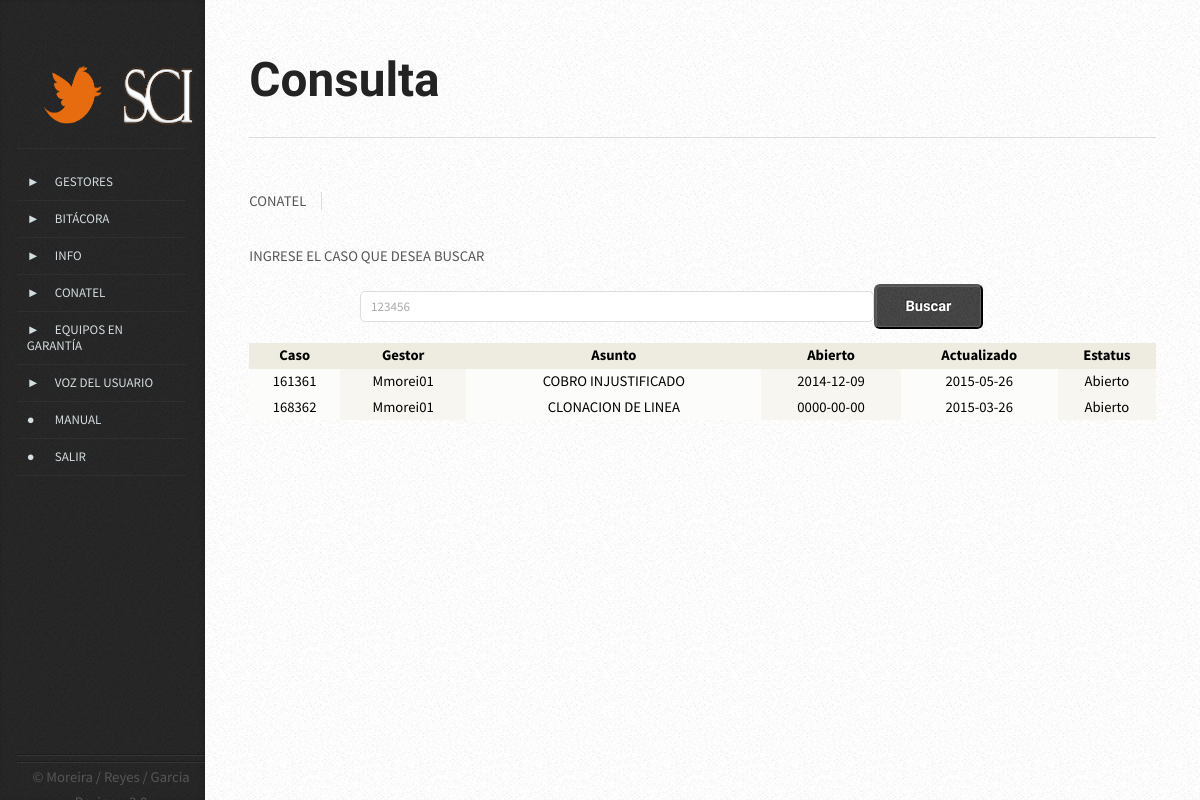
The app's page /vista/consulta_conatel.php (signed in) with its own data.
### tables this page shows
CREATE TABLE `conatel` (
  `con_id` smallint(5) unsigned NOT NULL AUTO_INCREMENT,
  `con_numcas` varchar(20) DEFAULT NULL,
  `con_gestor` varchar(20) DEFAULT NULL,
  `con_fechac` date DEFAULT NULL,
  `con_nomusu` varchar(200) DEFAULT NULL,
  `con_numov` varchar(10) DEFAULT NULL,
  `con_numcontac` varchar(10) DEFAULT NULL,
  `con_estado` varchar(200) DEFAULT NULL,
  `con_obserusu` varchar(2000) DEFAULT NULL,
  `con_feulac` date DEFAULT NULL,
  `con_asun` varchar(200) DEFAULT NULL,
  `con_obserges` varchar(2000) DEFAULT NULL,
  `con_estatus` varchar(20) DEFAULT NULL,
  `con_tipocas` text NOT NULL,
  PRIMARY KEY (`con_id`),
  UNIQUE KEY `con_numcas` (`con_numcas`)
);

### modelo/mod_conatel.php (called while the page is built, shortened)
<?php
class conatel{
	public function obtener($mysqlconn){
		$query= "SELECT * FROM conatel where con_estatus='Abierto'";
		$consulta= mysqli_query($mysqlconn, $query) or die ("Consulta Errónea: ".mysqli_error($mysqlconn));
		if($consulta){
			return ($consulta);
			}
		}
}
?>

### controlador/listar_conatel.php (the view, shortened to what this page needs)
<?php
		$conexion = new Connex();
		$mysqlconn= $conexion->conectar();
					require("../modelo/mod_conatel.php");
					$consulta= new conatel();
					$listar=$consulta-> obtener ($mysqlconn);
					if(mysqli_num_rows($listar)>0){
					?>
<table width="580px" border="1" align="left" id="listado">
					<thead>
      <tr>
              <th align="right" bgcolor="#eeece1"><div align="center" class="style2">Caso</div></th>
              <th align="right" bgcolor="#eeece1"><div align="center" class="style2">Gestor</div></th>
              <th align="right" bgcolor="#eeece1"><div align="center" class="style2">Asunto</div></th>
              <th align="right" bgcolor="#eeece1"><div align="center" class="style2">Abierto</div></th>
              <th align="right" bgcolor="#eeece1"><div align="center" class="style2">Actualizado</div></th>
              <th align="right" bgcolor="#eeece1"><div align="center" class="style2">Estatus</div></th>
      </tr>
 </thead>
         <?php
                 for($i=0; $i<mysqli_num_rows($listar); $i++){
                 $row= mysqli_fetch_array($listar, MYSQLI_ASSOC);
                 $con_numcas=$row["con_numcas"];
                 $con_gestor=$row["con_gestor"];
                 $con_asun=$row["con_asun"];
                 $con_fechac=$row["con_fechac"];
                 $con_feulac=$row["con_feulac"];
                 $con_estatus=$row["con_estatus"];
        ?>
       <tr>
             <td bgcolor="#fcfcfa"><div align="center" class="style5"><?php echo $con_numcas;?> </div>
             <td bgcolor="#f7f6f1"><div align="center" class="style5"><?php echo $con_gestor;?> </div>
             <td bgcolor="#fcfcfa"><div align="center" class="style5"><?php echo $con_asun;?> </div>
             <td bgcolor="#f7f6f1"><div align="center" class="style5"><?php echo $con_fechac;?> </div>
             <td bgcolor="#fcfcfa"><div align="center" class="style5"><?php echo $con_feulac;?> </div>
             <td bgcolor="#f7f6f1"><div align="center" class="style5"><?php echo $con_estatus;?> </div>
      </tr>
<?php }?>
</table>
<?php }?>

### vista/css/style.css (style rules this page uses)
body { background-color: #e8e8e8; background-image: url('images/bg02.png'); }
body,input,textarea,select { font-family: 'Source Sans Pro', sans-serif; font-weight: 400; color: #565656; }
p, ul, ol, dl, table { margin-bottom: 1em; }
table { width: 100%; height: 5%; }

### vista/css/style-desktop.css (style rules this page uses)
body { height: 100%; }
body,input,textarea,select { line-height: 1.75em; }

### vista/css/style-narrow.css (style rules this page uses)
body { min-width: 1000px; }
body,input,textarea,select { font-size: 11pt; }

### controlador/listar_conatel.php (style rules this page uses)
.style5 { color: #000000 }

### records on screen
conatel: con_numcas "161361", con_gestor "Mmorei01", con_asun "COBRO INJUSTIFICADO", con_fechac "2014-12-09", con_feulac "2015-05-26", con_estatus "Abierto"
conatel: con_numcas "168362", con_gestor "Mmorei01", con_asun "CLONACION DE LINEA", con_fechac "0000-00-00", con_feulac "2015-03-26", con_estatus "Abierto"
